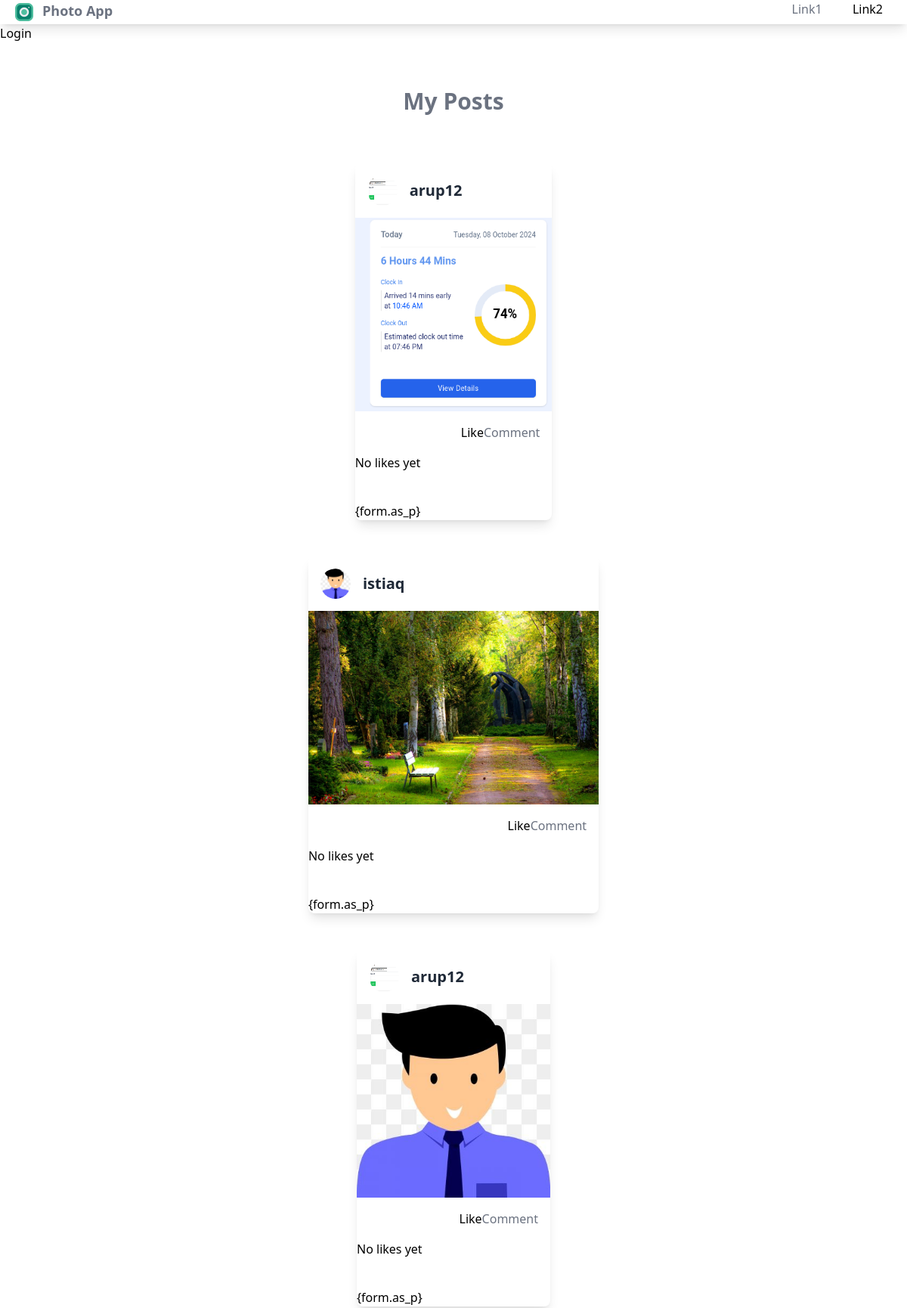
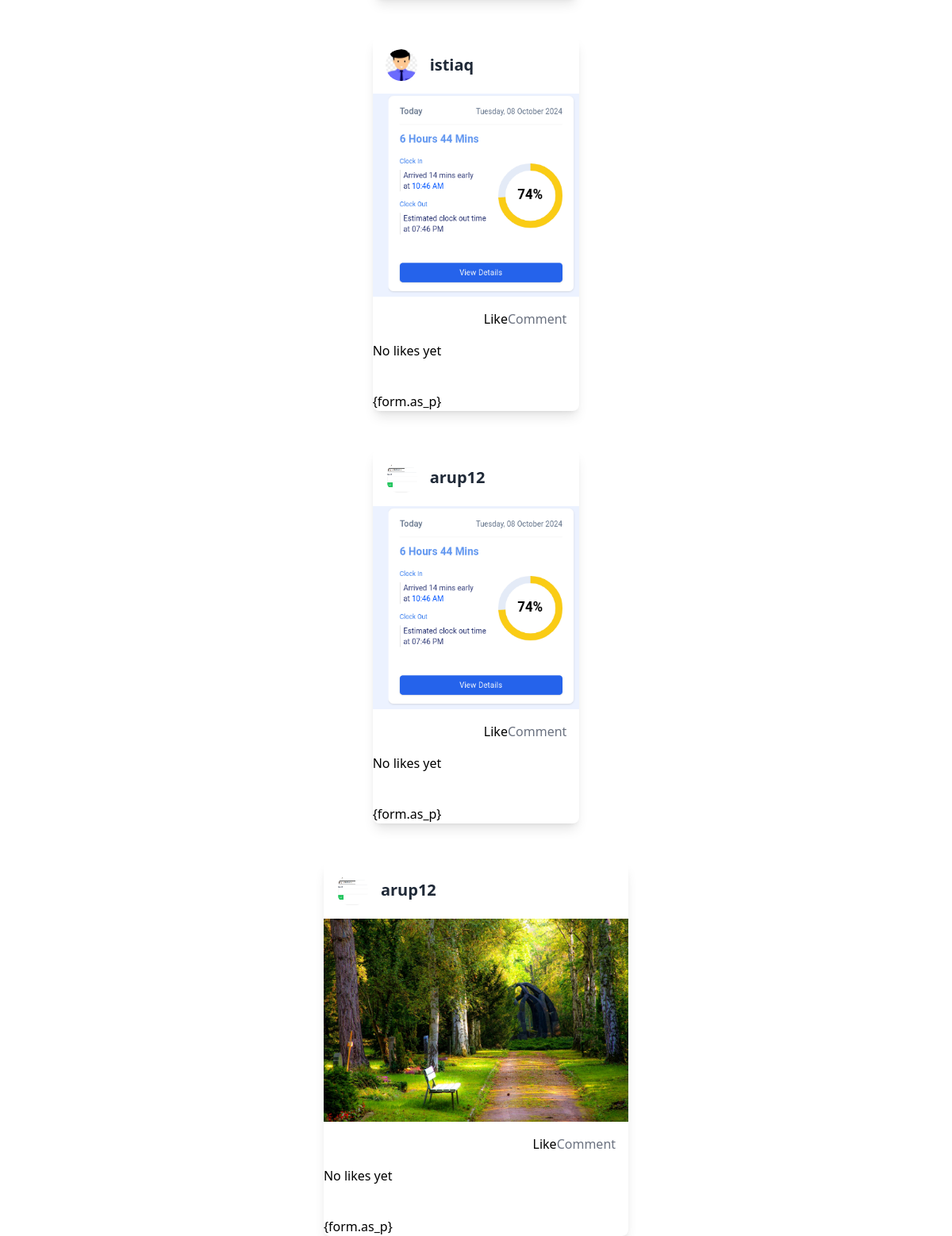
Page /post/feed/ on the earlier database version (2 pictures, top to bottom).
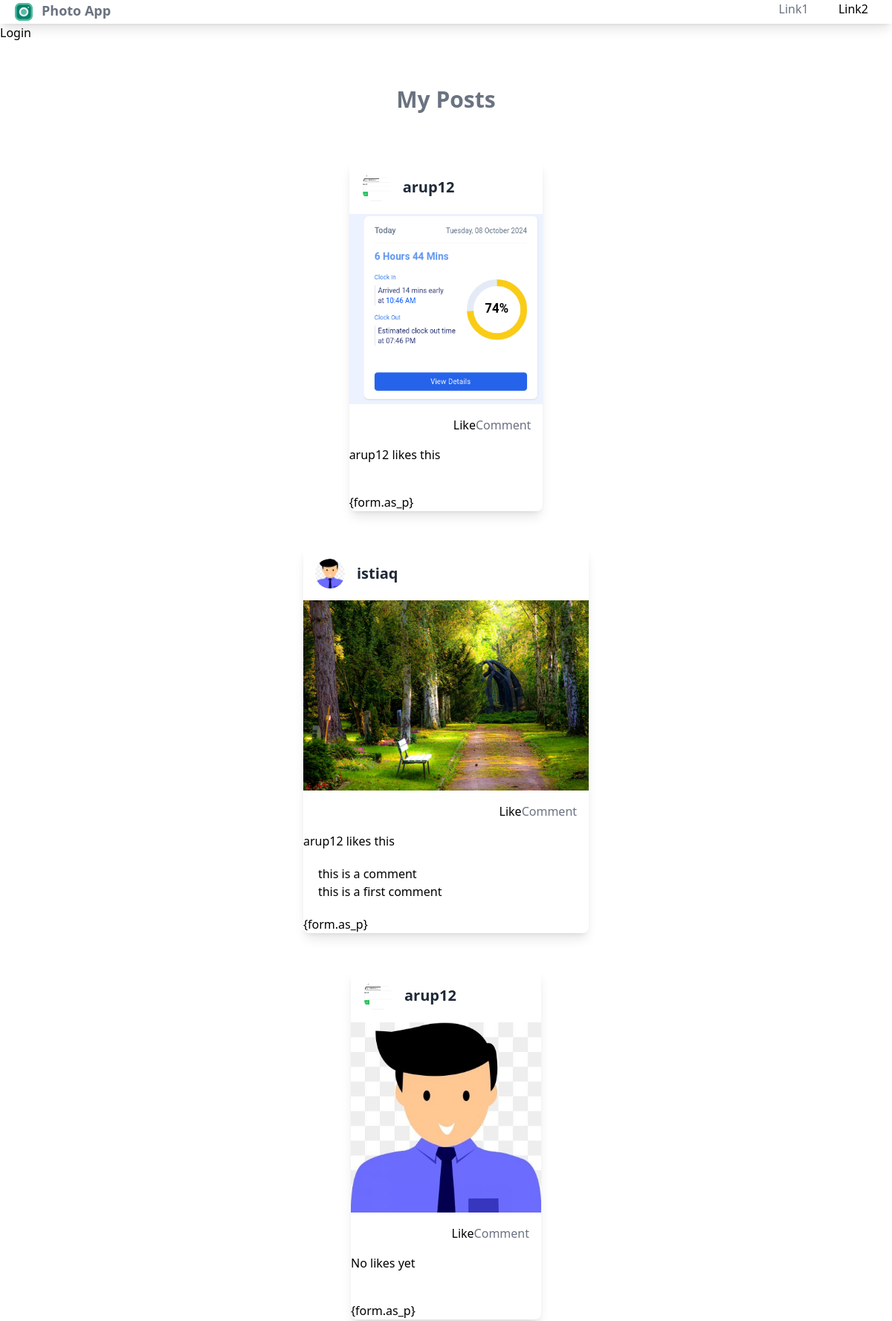
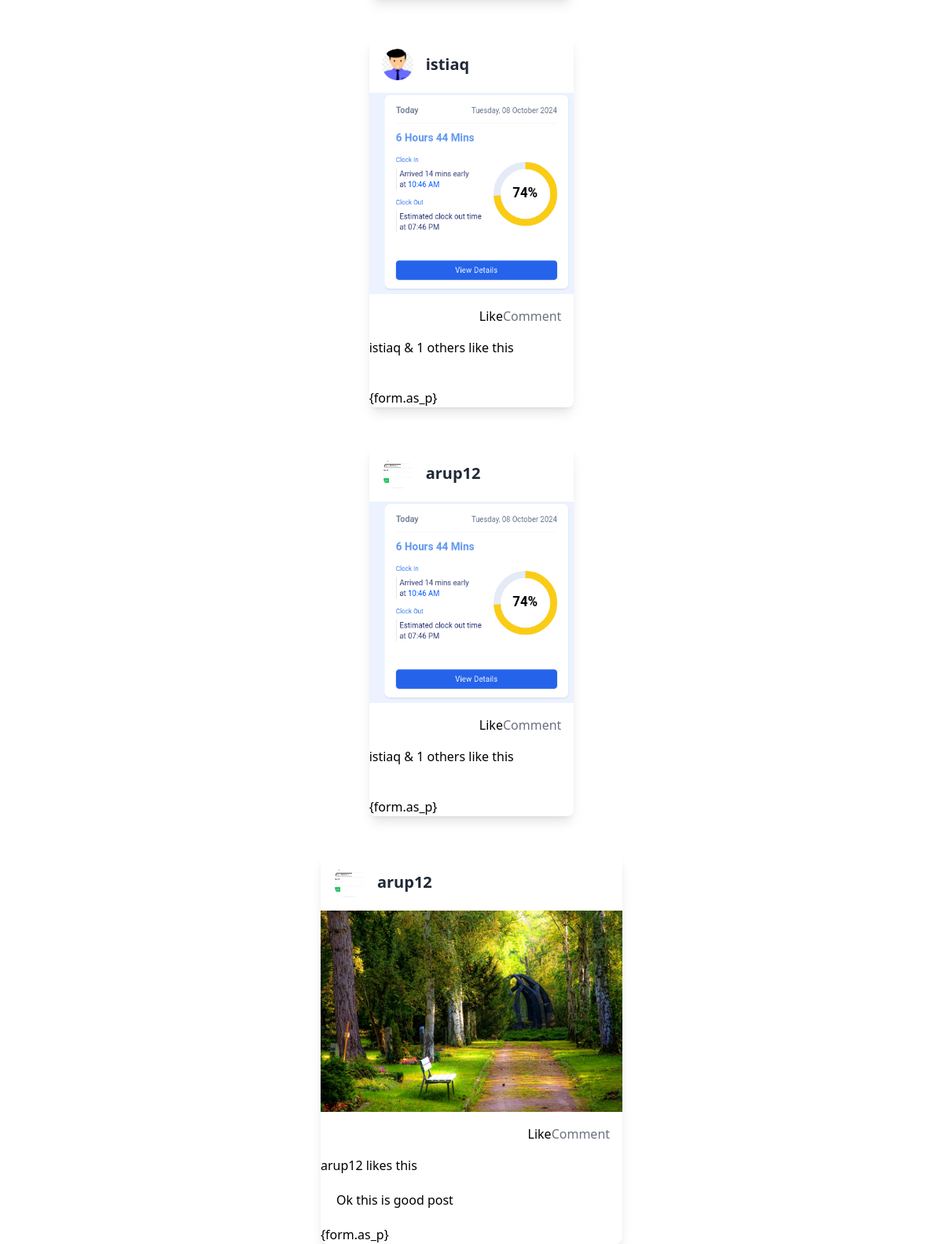
Same page on the later database version (2 pictures, top to bottom).
### Post/models.py (models this page shows, shortened)
class Post(models.Model):
    user=models.ForeignKey(settings.AUTH_USER_MODEL,on_delete=models.CASCADE)
    image=models.ImageField(upload_to='images/%Y/%m/%d')
    caption=models.TextField(blank=True)
    title=models.CharField(max_length=120)
    slug=models.SlugField(max_length=200,blank=True)
    liked_by=models.ManyToManyField(settings.AUTH_USER_MODEL,related_name='posts_liked',blank=True)
    created=models.DateField(auto_now=True)

class Comment(models.Model):
    post=models.ForeignKey(Post,on_delete=models.CASCADE,related_name='comment_post')
    body=models.TextField()
    created=models.DateTimeField(auto_now=True)
    class Meta:
        ordering=("created",)

### users/models.py (models this page shows, shortened)
class Profile(models.Model):
    user=models.OneToOneField(settings.AUTH_USER_MODEL,on_delete=models.CASCADE)
    photo=models.ImageField(upload_to='users/%Y/%m/%d',blank=True)

### Post/views.py (the view)
# urls.py: path('feed/',views.feed,name='post_feed'),
def feed(request):
    if request.method=='POST':
        comment_form=CommentForm(data=request.POST)
        new_comment=comment_form.save(commit=False)
        post_id=request.POST.get('post_id')
        post=get_object_or_404(Post,id=post_id)
        new_comment.post=post
        new_comment.save()
        return
    else:
        comment_form=CommentForm()
    posts=Post.objects.all()
    return render(request,'feed.html',{'posts':posts,'comment':comment_form})

### Post/templates/feed.html (shortened to what this page needs)
{% extends 'base.html' %}
{%load mathfilters%}
{% block body %}
   <div class="flex justify-center mt-5 p-10">
        <h2 class="text-3xl font-semibold text-gray-500">My Posts</h2>
   </div>
   <div class="flex justify-center">
       <div class="flex flex-col gap-6 items-center w-full max-w-xl">
            {% for post in posts %}
            <a href="#" class="w-full">
                <div class="rounded-lg overflow-hidden bg-white shadow-lg transition transform hover:scale-105 duration-300">
                    <div class="flex items-center p-4">
                        <img class="h-10 w-10 rounded-full" src="{{ post.user.profile.photo.url }}" alt="Profile Photo">
                        <span class="ml-4 text-xl font-semibold text-gray-800">{{ post.user }}</span>
                    </div>
                    <div class="overflow-hidden">
                        <img class="w-full h-64 object-cover" src="{{ post.image.url }}" alt="Post Image">
                    </div>
                    <div class="p-4 flex justify-between items-center">
                        <div class="icon-container flex items-center space-x-2">
                            <a id="{{post.id}}"class='btn-like'>
                                <button   class="group-hover:text-gray-900">Like</button></a>
                        </div>
                        <div class="text-gray-500 group-hover:text-gray-800">
                             Comment
                        </div>
                    </div>
                    <div>
                        {% if post.liked_by.count > 1 %}
                            {{ post.liked_by.first }} & {{ post.liked_by.count|add:"-1" }} others like this
                        {% elif post.liked_by.count == 1 %}
                            {{ post.liked_by.first }} likes this
                        {% else %}
                            No likes yet
                        {% endif %}
                    </div>
                    <div class="px-5 py-5">
                        {%for comment in post.comment_post.all%}
                            {{comment.body}}
                        {%endfor%}
                    </div>
                    <div >
                        <form method="POST">
                            {form.as_p}
                        </form>
                    </div>
                </div>
            </a>
            {% endfor %}
        </div>
   </div>
{% endblock %}

Differences in the rows shown:
shown differently, row unchanged: Post (number 1 of 6 on the later page): liked_by.first (not shown) → "arup12"; text "No likes yet" → "likes this"
shown differently, row unchanged: Post (number 2 of 6 on the later page): liked_by.first (not shown) → "arup12"; text "No likes yet" → "likes this"
added Comment: body "this is a comment", shown under Post (number 2 of 6 on the later page)
added Comment: body "this is a first comment", shown under Post (number 2 of 6 on the later page)
shown differently, row unchanged: Post (number 4 of 6 on the later page): liked_by.first (not shown) → "istiaq"; liked_by.count|add (not shown) → "1"; text "No likes yet" → "& others like this"
shown differently, row unchanged: Post (number 5 of 6 on the later page): liked_by.first (not shown) → "istiaq"; liked_by.count|add (not shown) → "1"; text "No likes yet" → "& others like this"
shown differently, row unchanged: Post (number 6 of 6 on the later page): liked_by.first (not shown) → "arup12"; text "No likes yet" → "likes this"
added Comment: body "Ok this is good post", shown under Post (number 6 of 6 on the later page)
